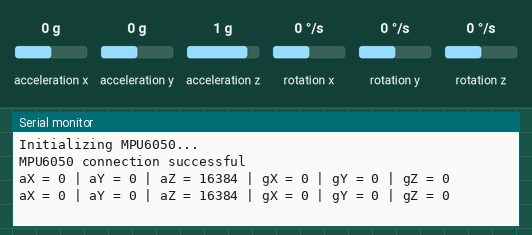
Bench run of a sketch on a simulated ESP32. On the bench: the last lines printed to the serial monitor. The inputs (shaded band) are chosen by the test bench; at power-on: acceleration z 1 g, acceleration x 0 g, acceleration y 0 g, rotation x 0 °/s, rotation y 0 °/s, rotation z 0 °/s.

Above: at 2.2 s.
2.3 s: acceleration z set to 0 g
At 3.8 s:
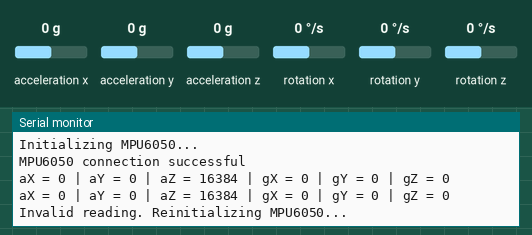
5.3 s: acceleration x set to -1.4 g
At 6.6 s:
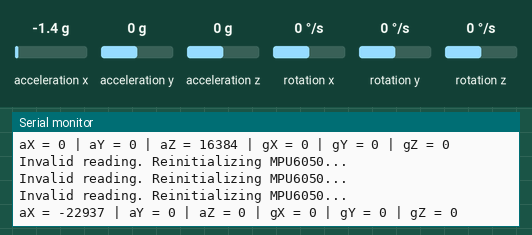
6.8 s: acceleration y set to -1.4 g
At 7.5 s:
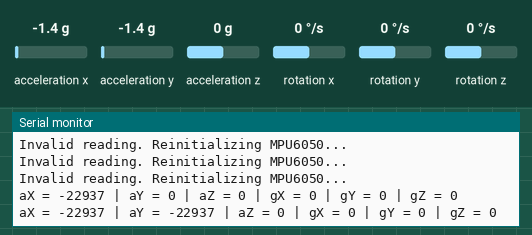
8.3 s: rotation x set to -192 °/s
At 9.6 s:
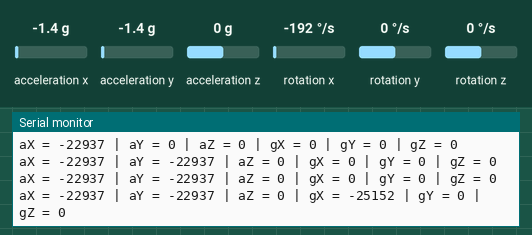
9.8 s: rotation y set to -192 °/s
At 10.9 s:
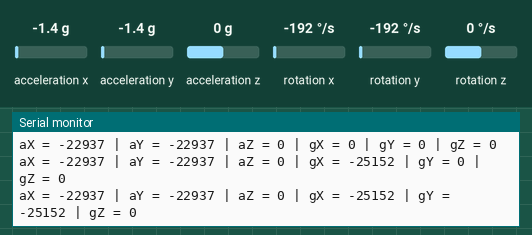

Measured:
- after the input at 2.3 s, the serial monitor: prints a new line after 0.71 s (image 1)
- after the input at 5.3 s, the serial monitor: prints a new line after 0.72 s (image 2)
- after the input at 6.8 s, the serial monitor: prints a new line after 0.23 s (image 3)
- after the input at 8.3 s, the serial monitor: prints a new line after 0.74 s (image 4)
- after the input at 9.8 s, the serial monitor: prints a new line after 0.24 s (image 5)

The sketch:

xyz.ino
```cpp
#include "Wire.h"
#include "I2Cdev.h"
#include "MPU6050.h"

// 創建 MPU6050 對象
MPU6050 mpu;

void setup() {
    // 初始化串口
    Serial.begin(115200);
    while (!Serial); // 等待串口連接

    // 初始化 I2C
    Wire.begin(21, 22); // SDA, SCL

    // 初始化 MPU6050
    Serial.println("Initializing MPU6050...");
    mpu.initialize();
    Serial.println(mpu.testConnection() ? "MPU6050 connection successful" : "MPU6050 connection failed");

    // 校準加速度計和陀螺儀（可選）
    // mpu.setXAccelOffset(-563);
    // mpu.setYAccelOffset(1376);
    // mpu.setZAccelOffset(1022);
    // mpu.setXGyroOffset(220);
    // mpu.setYGyroOffset(-76);
    // mpu.setZGyroOffset(-85);

    delay(1000); // 增加延遲讓傳感器穩定
}

void loop() {
    // 讀取加速度計數據
    int16_t ax, ay, az;
    int16_t gx, gy, gz;

    mpu.getAcceleration(&ax, &ay, &az);
    mpu.getRotation(&gx, &gy, &gz);

    // 檢查讀數是否為零
    if (ax == 0 && ay == 0 && az == 0 && gx == 0 && gy == 0 && gz == 0) {
        Serial.println("Invalid reading. Reinitializing MPU6050...");
        mpu.initialize(); // 重新初始化 MPU6050
    } else {
        // 輸出數據
        Serial.print("aX = "); Serial.print(ax);
        Serial.print(" | aY = "); Serial.print(ay);
        Serial.print(" | aZ = "); Serial.print(az);
        Serial.print(" | gX = "); Serial.print(gx);
        Serial.print(" | gY = "); Serial.print(gy);
        Serial.print(" | gZ = "); Serial.println(gz);
    }

    delay(1000);
}
```
